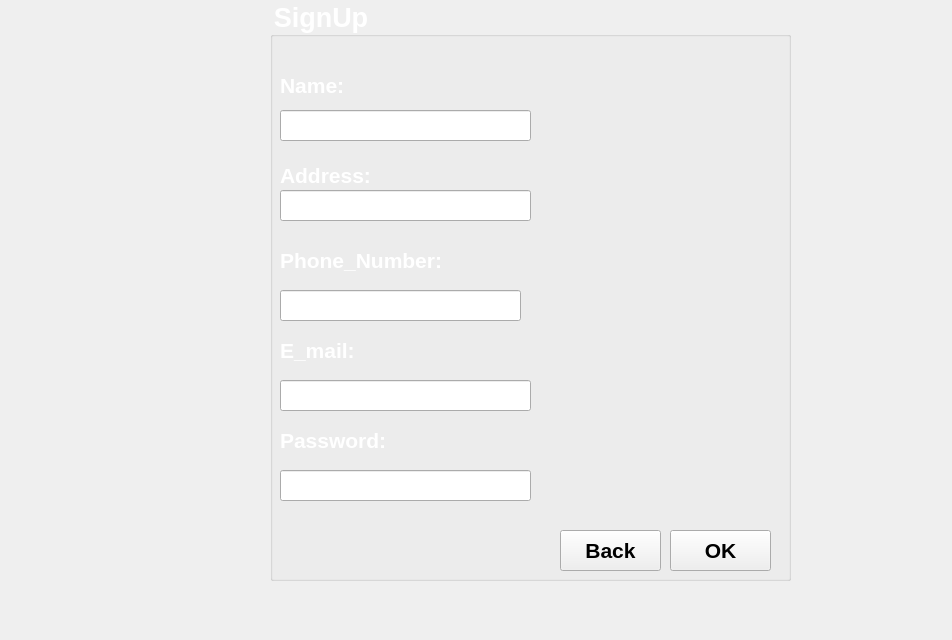
    <widget class="QWidget" name="SignUp">
     <widget class="QLabel" name="label_42">
      <property name="geometry">
       <rect>
        <x>82</x>
        <y>-41</y>
        <width>861</width>
        <height>631</height>
       </rect>
      </property>
      <property name="styleSheet">
       <string notr="true">background-image: url(:/res/image/coins.jpeg);</string>
      </property>
      <property name="text">
       <string/>
      </property>
     </widget>
     <widget class="QGroupBox" name="groupBox_2">
      <property name="geometry">
       <rect>
        <x>270</x>
        <y>0</y>
        <width>521</width>
        <height>581</height>
       </rect>
      </property>
      <property name="font">
       <font>
        <pointsize>20</pointsize>
        <bold>true</bold>
       </font>
      </property>
      <property name="styleSheet">
       <string notr="true">color: rgb(255, 255, 255);</string>
      </property>
      <property name="title">
       <string>SignUp</string>
      </property>
      <widget class="QLabel" name="label_43">
       <property name="geometry">
        <rect>
         <x>10</x>
         <y>70</y>
         <width>121</width>
         <height>31</height>
        </rect>
       </property>
       <property name="font">
        <font>
         <pointsize>16</pointsize>
         <bold>true</bold>
        </font>
       </property>
       <property name="styleSheet">
        <string notr="true">color: rgb(255, 255, 255);</string>
       </property>
       <property name="text">
        <string>Name:</string>
       </property>
      </widget>
      <widget class="QLabel" name="label_44">
       <property name="geometry">
        <rect>
         <x>10</x>
         <y>160</y>
         <width>121</width>
         <height>31</height>
        </rect>
       </property>
       <property name="font">
        <font>
         <pointsize>16</pointsize>
         <bold>true</bold>
        </font>
       </property>
       <property name="styleSheet">
        <string notr="true">color: rgb(255, 255, 255);</string>
       </property>
       <property name="text">
        <string>Address:</string>
       </property>
      </widget>
      <widget class="QLabel" name="label_45">
       <property name="geometry">
        <rect>
         <x>10</x>
         <y>240</y>
         <width>211</width>
         <height>41</height>
        </rect>
       </property>
       <property name="font">
        <font>
         <pointsize>16</pointsize>
         <bold>true</bold>
        </font>
       </property>
       <property name="styleSheet">
        <string notr="true">color: rgb(255, 255, 255);</string>
       </property>
       <property name="text">
        <string>Phone_Number:</string>
       </property>
      </widget>
      <widget class="QLabel" name="label_46">
       <property name="geometry">
        <rect>
         <x>10</x>
         <y>330</y>
         <width>211</width>
         <height>41</height>
        </rect>
       </property>
       <property name="font">
        <font>
         <pointsize>16</pointsize>
         <bold>true</bold>
        </font>
       </property>
       <property name="styleSheet">
        <string notr="true">

color: rgb(255, 255, 255);</string>
       </property>
       <property name="text">
        <string>E_mail:</string>
       </property>
      </widget>
      <widget class="QLabel" name="label_47">
       <property name="geometry">
        <rect>
         <x>10</x>
         <y>420</y>
         <width>211</width>
         <height>41</height>
        </rect>
       </property>
       <property name="font">
        <font>
         <pointsize>16</pointsize>
         <bold>true</bold>
        </font>
       </property>
       <property name="styleSheet">
        <string notr="true">color: rgb(255, 255, 255);</string>
       </property>
       <property name="text">
        <string>Password:</string>
       </property>
      </widget>
      <widget class="QLineEdit" name="lineEdit_6">
       <property name="geometry">
        <rect>
         <x>10</x>
         <y>110</y>
         <width>251</width>
         <height>31</height>
        </rect>
       </property>
       <property name="styleSheet">
        <string notr="true">color: rgb(0, 0, 0);</string>
       </property>
      </widget>
      <widget class="QLineEdit" name="lineEdit_7">
       <property name="geometry">
        <rect>
         <x>10</x>
         <y>190</y>
         <width>251</width>
         <height>31</height>
        </rect>
       </property>
       <property name="styleSheet">
        <string notr="true">color: rgb(0, 0, 0);</string>
       </property>
      </widget>
      <widget class="QLineEdit" name="lineEdit_8">
       <property name="geometry">
        <rect>
         <x>10</x>
         <y>290</y>
         <width>241</width>
         <height>31</height>
        </rect>
       </property>
       <property name="styleSheet">
        <string notr="true">color: rgb(0, 0, 0);</string>
       </property>
      </widget>
      <widget class="QLineEdit" name="lineEdit_9">
       <property name="geometry">
        <rect>
         <x>10</x>
         <y>380</y>
         <width>251</width>
         <height>31</height>
        </rect>
       </property>
       <property name="styleSheet">
        <string notr="true">color: rgb(0, 0, 0);</string>
       </property>
      </widget>
      <widget class="QLineEdit" name="lineEdit_10">
       <property name="geometry">
        <rect>
         <x>10</x>
         <y>470</y>
         <width>251</width>
         <height>31</height>
        </rect>
       </property>
       <property name="styleSheet">
        <string notr="true">color: rgb(0, 0, 0);</string>
       </property>
      </widget>
      <widget class="QPushButton" name="ok_2">
       <property name="geometry">
        <rect>
         <x>400</x>
         <y>530</y>
         <width>101</width>
         <height>41</height>
        </rect>
       </property>
       <property name="font">
        <font>
         <pointsize>16</pointsize>
         <bold>true</bold>
        </font>
       </property>
       <property name="styleSheet">
        <string notr="true">color: rgb(0, 0, 0);</string>
       </property>
       <property name="text">
        <string>OK</string>
       </property>
      </widget>
      <widget class="QPushButton" name="ok_3">
       <property name="geometry">
        <rect>
         <x>290</x>
         <y>530</y>
         <width>101</width>
         <height>41</height>
        </rect>
       </property>
       <property name="font">
        <font>
         <pointsize>16</pointsize>
         <bold>true</bold>
        </font>
       </property>
       <property name="styleSheet">
        <string notr="true">color: rgb(0, 0, 0);</string>
       </property>
       <property name="text">
        <string>Back</string>
       </property>
      </widget>
     </widget>
    </widget>
